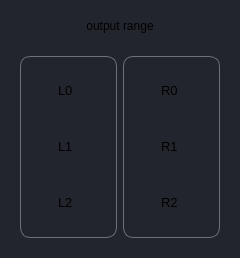
                         <widget class="QFrame" name="range_frame">
                          <property name="minimumSize">
                           <size>
                            <width>240</width>
                            <height>0</height>
                           </size>
                          </property>
                          <property name="maximumSize">
                           <size>
                            <width>1000</width>
                            <height>16777215</height>
                           </size>
                          </property>
                          <property name="styleSheet">
                           <string notr="true">background-color: rgb(34, 37, 46);
border-radius: 10px;</string>
                          </property>
                          <property name="frameShape">
                           <enum>QFrame::Shape::StyledPanel</enum>
                          </property>
                          <property name="frameShadow">
                           <enum>QFrame::Shadow::Raised</enum>
                          </property>
                          <layout class="QVBoxLayout" name="verticalLayout_39">
                           <item>
                            <widget class="QLabel" name="label_19">
                             <property name="minimumSize">
                              <size>
                               <width>0</width>
                               <height>30</height>
                              </size>
                             </property>
                             <property name="maximumSize">
                              <size>
                               <width>16777215</width>
                               <height>30</height>
                              </size>
                             </property>
                             <property name="text">
                              <string>&lt;html&gt;&lt;head/&gt;&lt;body&gt;&lt;p&gt;output range&lt;/p&gt;&lt;/body&gt;&lt;/html&gt;</string>
                             </property>
                             <property name="alignment">
                              <set>Qt::AlignmentFlag::AlignCenter</set>
                             </property>
                            </widget>
                           </item>
                           <item>
                            <widget class="QFrame" name="silder_frame_2">
                             <property name="frameShape">
                              <enum>QFrame::Shape::StyledPanel</enum>
                             </property>
                             <property name="frameShadow">
                              <enum>QFrame::Shadow::Raised</enum>
                             </property>
                             <layout class="QHBoxLayout" name="horizontalLayout_60">
                              <item>
                               <widget class="QFrame" name="slider_frame_L">
                                <property name="styleSheet">
                                 <string notr="true">border:1px solid rgb(107, 114, 120);
border-radius: 10px;	
</string>
                                </property>
                                <property name="frameShape">
                                 <enum>QFrame::Shape::StyledPanel</enum>
                                </property>
                                <property name="frameShadow">
                                 <enum>QFrame::Shadow::Raised</enum>
                                </property>
                                <layout class="QVBoxLayout" name="verticalLayout_43">
                                 <item>
                                  <widget class="QWidget" name="L0_silder" native="true">
                                   <property name="minimumSize">
                                    <size>
                                     <width>0</width>
                                     <height>50</height>
                                    </size>
                                   </property>
                                   <property name="maximumSize">
                                    <size>
                                     <width>16777215</width>
                                     <height>50</height>
                                    </size>
                                   </property>
                                   <property name="styleSheet">
                                    <string notr="true">border: none;	
</string>
                                   </property>
                                   <layout class="QHBoxLayout" name="horizontalLayout_61">
                                    <item>
                                     <widget class="QLabel" name="L0_silder_label">
                                      <property name="minimumSize">
                                       <size>
                                        <width>20</width>
                                        <height>0</height>
                                       </size>
                                      </property>
                                      <property name="maximumSize">
                                       <size>
                                        <width>20</width>
                                        <height>16777215</height>
                                       </size>
                                      </property>
                                      <property name="text">
                                       <string>&lt;html&gt;&lt;head/&gt;&lt;body&gt;&lt;p&gt;&lt;span style=&quot; font-size:10pt;&quot;&gt;L0&lt;/span&gt;&lt;/p&gt;&lt;/body&gt;&lt;/html&gt;</string>
                                      </property>
                                     </widget>
                                    </item>
                                   </layout>
                                  </widget>
                                 </item>
                                 <item>
                                  <widget class="QWidget" name="L1_silder" native="true">
                                   <property name="minimumSize">
                                    <size>
                                     <width>0</width>
                                     <height>50</height>
                                    </size>
                                   </property>
                                   <property name="maximumSize">
                                    <size>
                                     <width>16777215</width>
                                     <height>50</height>
                                    </size>
                                   </property>
                                   <property name="styleSheet">
                                    <string notr="true">border: none;	
</string>
                                   </property>
                                   <layout class="QHBoxLayout" name="horizontalLayout_62">
                                    <item>
                                     <widget class="QLabel" name="L1_silder_label">
                                      <property name="minimumSize">
                                       <size>
                                        <width>20</width>
                                        <height>0</height>
                                       </size>
                                      </property>
                                      <property name="maximumSize">
                                       <size>
                                        <width>20</width>
                                        <height>16777215</height>
                                       </size>
                                      </property>
                                      <property name="text">
                                       <string>&lt;html&gt;&lt;head/&gt;&lt;body&gt;&lt;p&gt;&lt;span style=&quot; font-size:10pt;&quot;&gt;L1&lt;/span&gt;&lt;/p&gt;&lt;/body&gt;&lt;/html&gt;</string>
                                      </property>
                                     </widget>
                                    </item>
                                   </layout>
                                  </widget>
                                 </item>
                                 <item>
                                  <widget class="QWidget" name="L2_silder" native="true">
                                   <property name="minimumSize">
                                    <size>
                                     <width>0</width>
                                     <height>50</height>
                                    </size>
                                   </property>
                                   <property name="maximumSize">
                                    <size>
                                     <width>16777215</width>
                                     <height>50</height>
                                    </size>
                                   </property>
                                   <property name="styleSheet">
                                    <string notr="true">border: none;	
</string>
                                   </property>
                                   <layout class="QHBoxLayout" name="horizontalLayout_63">
                                    <item>
                                     <widget class="QLabel" name="L2_silder_label">
                                      <property name="minimumSize">
                                       <size>
                                        <width>20</width>
                                        <height>0</height>
                                       </size>
                                      </property>
                                      <property name="maximumSize">
                                       <size>
                                        <width>20</width>
                                        <height>16777215</height>
                                       </size>
                                      </property>
                                      <property name="text">
                                       <string>&lt;html&gt;&lt;head/&gt;&lt;body&gt;&lt;p&gt;&lt;span style=&quot; font-size:10pt;&quot;&gt;L2&lt;/span&gt;&lt;/p&gt;&lt;/body&gt;&lt;/html&gt;</string>
                                      </property>
                                     </widget>
                                    </item>
                                   </layout>
                                  </widget>
                                 </item>
                                </layout>
                               </widget>
                              </item>
                              <item>
                               <widget class="QFrame" name="slider_frame">
                                <property name="styleSheet">
                                 <string notr="true">border:1px solid rgb(107, 114, 120);
border-radius: 10px;	
</string>
                                </property>
                                <property name="frameShape">
                                 <enum>QFrame::Shape::StyledPanel</enum>
                                </property>
                                <property name="frameShadow">
                                 <enum>QFrame::Shadow::Raised</enum>
                                </property>
                                <layout class="QVBoxLayout" name="verticalLayout_44">
                                 <item>
                                  <widget class="QWidget" name="R0_silder" native="true">
                                   <property name="minimumSize">
                                    <size>
                                     <width>0</width>
                                     <height>50</height>
                                    </size>
                                   </property>
                                   <property name="maximumSize">
                                    <size>
                                     <width>16777215</width>
                                     <height>50</height>
                                    </size>
                                   </property>
                                   <property name="styleSheet">
                                    <string notr="true">border: none;	
</string>
                                   </property>
                                   <layout class="QHBoxLayout" name="horizontalLayout_64">
                                    <item>
                                     <widget class="QLabel" name="R0_silder_label">
                                      <property name="minimumSize">
                                       <size>
                                        <width>20</width>
                                        <height>0</height>
                                       </size>
                                      </property>
                                      <property name="maximumSize">
                                       <size>
                                        <width>20</width>
                                        <height>16777215</height>
                                       </size>
                                      </property>
                                      <property name="text">
                                       <string>&lt;html&gt;&lt;head/&gt;&lt;body&gt;&lt;p&gt;&lt;span style=&quot; font-size:10pt;&quot;&gt;R0&lt;/span&gt;&lt;/p&gt;&lt;/body&gt;&lt;/html&gt;</string>
                                      </property>
                                     </widget>
                                    </item>
                                   </layout>
                                  </widget>
                                 </item>
                                 <item>
                                  <widget class="QWidget" name="R1_silder" native="true">
                                   <property name="minimumSize">
                                    <size>
                                     <width>0</width>
                                     <height>50</height>
                                    </size>
                                   </property>
                                   <property name="maximumSize">
                                    <size>
                                     <width>16777215</width>
                                     <height>50</height>
                                    </size>
                                   </property>
                                   <property name="styleSheet">
                                    <string notr="true">border: none;	
</string>
                                   </property>
                                   <layout class="QHBoxLayout" name="horizontalLayout_65">
                                    <item>
                                     <widget class="QLabel" name="R1_silder_label">
                                      <property name="minimumSize">
                                       <size>
                                        <width>20</width>
                                        <height>0</height>
                                       </size>
                                      </property>
                                      <property name="maximumSize">
                                       <size>
                                        <width>20</width>
                                        <height>16777215</height>
                                       </size>
                                      </property>
                                      <property name="text">
                                       <string>&lt;html&gt;&lt;head/&gt;&lt;body&gt;&lt;p&gt;&lt;span style=&quot; font-size:10pt;&quot;&gt;R1&lt;/span&gt;&lt;/p&gt;&lt;/body&gt;&lt;/html&gt;</string>
                                      </property>
                                     </widget>
                                    </item>
                                   </layout>
                                  </widget>
                                 </item>
                                 <item>
                                  <widget class="QWidget" name="R2_silder" native="true">
                                   <property name="minimumSize">
                                    <size>
                                     <width>0</width>
                                     <height>50</height>
                                    </size>
                                   </property>
                                   <property name="maximumSize">
                                    <size>
                                     <width>16777215</width>
                                     <height>50</height>
                                    </size>
                                   </property>
                                   <property name="styleSheet">
                                    <string notr="true">border: none;	
</string>
                                   </property>
                                   <layout class="QHBoxLayout" name="horizontalLayout_66">
                                    <item>
                                     <widget class="QLabel" name="R2_silder_label">
                                      <property name="minimumSize">
                                       <size>
                                        <width>20</width>
                                        <height>0</height>
                                       </size>
                                      </property>
                                      <property name="maximumSize">
                                       <size>
                                        <width>20</width>
                                        <height>16777215</height>
                                       </size>
                                      </property>
                                      <property name="text">
                                       <string>&lt;html&gt;&lt;head/&gt;&lt;body&gt;&lt;p&gt;&lt;span style=&quot; font-size:10pt;&quot;&gt;R2&lt;/span&gt;&lt;/p&gt;&lt;/body&gt;&lt;/html&gt;</string>
                                      </property>
                                     </widget>
                                    </item>
                                   </layout>
                                  </widget>
                                 </item>
                                </layout>
                               </widget>
                              </item>
                             </layout>
                            </widget>
                           </item>
                          </layout>
                         </widget>
